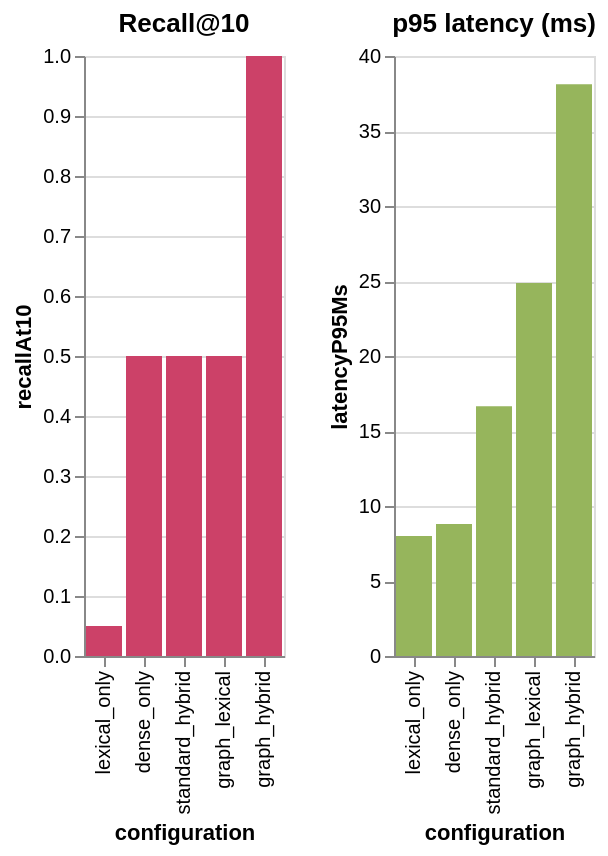

Express this chart as Vega-Lite.
### Vega-Lite specification from a JSON file in a GitHub repository (floating-point values rounded to 4 significant figures)
{"$schema": "https://vega.github.io/schema/vega-lite/v5.json", "data": {"values": [{"configuration": "lexical_only", "latencyP95Ms": 7.996, "mrr": 0.01667, "ndcgAt10": 0.02468, "recallAt10": 0.05}, {"configuration": "dense_only", "latencyP95Ms": 8.798, "mrr": 0.5, "ndcgAt10": 0.5, "recallAt10": 0.5}, {"configuration": "standard_hybrid", "latencyP95Ms": 16.65, "mrr": 0.5, "ndcgAt10": 0.5, "recallAt10": 0.5}, {"configuration": "graph_lexical", "latencyP95Ms": 24.86, "mrr": 0.25, "ndcgAt10": 0.3155, "recallAt10": 0.5}, {"configuration": "graph_hybrid", "latencyP95Ms": 38.12, "mrr": 0.75, "ndcgAt10": 0.8155, "recallAt10": 1.0}]}, "description": "Exploratory BerryBrain retrieval quality and latency by configuration. Source: reports/evaluation/full-evaluation.json.", "hconcat": [{"encoding": {"color": {"value": "#CC4168"}, "x": {"field": "configuration", "sort": null, "type": "nominal"}, "y": {"field": "recallAt10", "scale": {"domain": [0, 1]}, "type": "quantitative"}}, "mark": "bar", "title": "Recall@10"}, {"encoding": {"color": {"value": "#96B55C"}, "x": {"field": "configuration", "sort": null, "type": "nominal"}, "y": {"field": "latencyP95Ms", "type": "quantitative"}}, "mark": "bar", "title": "p95 latency (ms)"}], "usermeta": {"caption": "Internal controlled retrieval ablation; not an external benchmark.", "classification": "exploratory", "generatedAt": "2026-08-14T04:48:50.140763+00:00", "profile": "S"}}
